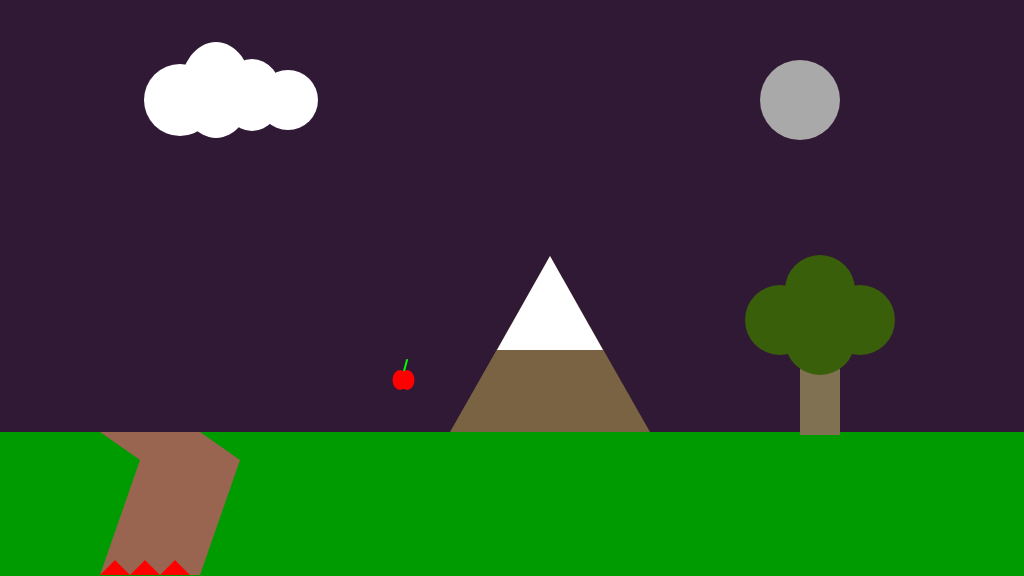
Frame 1 (no input)
Frame 60 (no input): identical to frame 1, image omitted
Frame 120 (the mouse pressed at the canvas centre since frame 60): identical to frame 1, image omitted

The p5.js sketch that drew this single still picture (run headless with seeded random() and noise() and a simulated clock; from frame 60 on, the mouse is pressed at the canvas centre):

// p5.js sketch
// ── sketch.js
var tree_posX;


function setup()
{
	createCanvas(1024, 576);
	
	tree_posX = 800;
	cloud = {
		posX : 180 ,
		posY : 100 ,
		scale : 1.2
	}
}

function draw()
{
	//fill the sky blue
	background(48,25,52); 



	//draw some GREEN GROUND
	noStroke();
	fill(0,155,0);
	rect(0, 432, 1024, 144); 



	//1. a CLOUD in the SKY
	//... add your code here
	noStroke();
	fill(255);
	ellipse(cloud.posX,
			cloud.posY,
			60*cloud.scale);
	ellipse(cloud.posX+30*cloud.scale,
			cloud.posY - 10,
			60*cloud.scale,
			80*cloud.scale);
	ellipse(cloud.posX+60*cloud.scale,
			cloud.posY -5 ,
			50*cloud.scale,
			60*cloud.scale);
	ellipse(cloud.posX+90*cloud.scale,
			cloud.posY,
			50*cloud.scale);



	//2. a MOUNTAIN in the distance
	//... add your code here
	noStroke();
	fill(121,99,66);
	triangle(550,256,450,432,650,432);
	fill(255);
	triangle(550,256,497,350,603,350);

	
	
	//3. a TREE
	//... add your code here
	noStroke();
	fill(128,113,83);
	rect(tree_posX,330,40,105);
	fill(58, 95, 11 );
	ellipse(tree_posX-20,320,70);
	ellipse(tree_posX+20,340,70);
	ellipse(tree_posX+60,320,70);
	ellipse(tree_posX+20,290,70);




	//4. a CANYON
	//NB. the canyon should go from ground-level to the bottom of the screen
	//... add your code here
	noStroke();
	fill(154,101,80);
	beginShape();
	vertex(100,432);
	vertex(140,460);
	vertex(100,575);
	vertex(200,575);
	vertex(240,460);
	vertex(200,432);
	endShape();
	fill(255,0,0);
	beginShape();
	vertex(100,575);
	vertex(115,560);
	vertex(130,575);
	vertex(145,560);
	vertex(160,575);
	vertex(175,560);
	vertex(190,575);
	endShape();




	//5. a COLLECTABLE TOKEN - eg. a jewel, fruit, coins
	//... add your code here
	strokeWeight(2);
	stroke(0,255,0);
	line(403,375,407,360);
	noStroke();
	fill(255,0,0);
	ellipse(400,380,15,20);
	ellipse(407,380,15,20);



	//   //MOON//    //
	noStroke();
	fill(169,169,169);
	ellipse(800,100,80);
	
}
